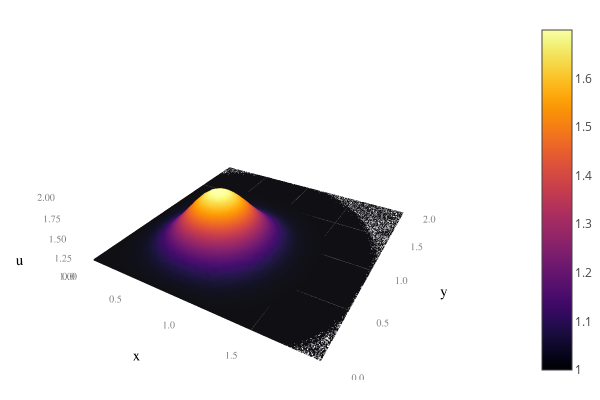

Notebook source saved alongside this figure:
### Code cell
x = range(0, stop=2, length=41)|> collect
y = range(0, stop=2, length=41)|> collect
theme(:ggplot2)
surface(x,y,two_diffusion(41,41,30,0.25,0.05),
    xlabel="x",ylabel="y",zlabel="u",xlims=(0,2),ylims=(0,2),zlims=(1,2))

### Figure 1 — Plotly figure (JSON) as saved in the notebook; plotly's stock layout.template omitted (floating-point values rounded to 4 significant figures; data arrays with more than 128 entries replaced by an {"elided": "..."} marker saying what was removed)
{"data": [{"colorbar": {"title": ""}, "colorscale": [[0, "rgba(0, 0, 4, 1.000)"], [0.03448, "rgba(4, 3, 20, 1.000)"], [0.06897, "rgba(13, 8, 41, 1.000)"], [0.1034, "rgba(24, 12, 60, 1.000)"], [0.1379, "rgba(38, 12, 81, 1.000)"], [0.1724, "rgba(54, 9, 97, 1.000)"], [0.2069, "rgba(69, 10, 105, 1.000)"], [0.2414, "rgba(84, 15, 109, 1.000)"], [0.2759, "rgba(97, 19, 110, 1.000)"], [0.3103, "rgba(111, 25, 110, 1.000)"], [0.3448, "rgba(125, 30, 109, 1.000)"], [0.3793, "rgba(140, 35, 105, 1.000)"], [0.4138, "rgba(154, 40, 101, 1.000)"], [0.4483, "rgba(166, 45, 96, 1.000)"], [0.4828, "rgba(180, 51, 89, 1.000)"], [0.5172, "rgba(193, 58, 80, 1.000)"], [0.5517, "rgba(206, 67, 71, 1.000)"], [0.5862, "rgba(216, 76, 62, 1.000)"], [0.6207, "rgba(226, 87, 52, 1.000)"], [0.6552, "rgba(235, 100, 41, 1.000)"], [0.6897, "rgba(241, 115, 29, 1.000)"], [0.7241, "rgba(247, 130, 18, 1.000)"], [0.7586, "rgba(250, 144, 8, 1.000)"], [0.7931, "rgba(252, 161, 8, 1.000)"], [0.8276, "rgba(252, 178, 22, 1.000)"], [0.8621, "rgba(250, 196, 42, 1.000)"], [0.8966, "rgba(246, 213, 67, 1.000)"], [0.931, "rgba(243, 229, 93, 1.000)"], [0.9655, "rgba(242, 244, 130, 1.000)"], [1, "rgba(252, 255, 164, 1.000)"]], "name": "y1", "opacity": null, "showlegend": false, "showscale": true, "type": "surface", "x": [0, 0.05, 0.1, 0.15, 0.2, 0.25, 0.3, 0.35, 0.4, 0.45, 0.5, 0.55, 0.6, 0.65, 0.7, 0.75, 0.8, 0.85, 0.9, 0.95, 1, 1.05, 1.1, 1.15, 1.2, 1.25, 1.3, 1.35, 1.4, 1.45, 1.5, 1.55, 1.6, 1.65, 1.7, 1.75, 1.8, 1.85, 1.9, 1.95, 2], "xaxis": "x1", "y": [0, 0.05, 0.1, 0.15, 0.2, 0.25, 0.3, 0.35, 0.4, 0.45, 0.5, 0.55, 0.6, 0.65, 0.7, 0.75, 0.8, 0.85, 0.9, 0.95, 1, 1.05, 1.1, 1.15, 1.2, 1.25, 1.3, 1.35, 1.4, 1.45, 1.5, 1.55, 1.6, 1.65, 1.7, 1.75, 1.8, 1.85, 1.9, 1.95, 2], "yaxis": "y1", "z": {"elided": "41x41 float values"}, "zmax": 1.7, "zmin": 1}], "layout": {"annotations": [], "height": 400, "legend": {"bgcolor": "rgba(211, 211, 211, 0.800)", "bordercolor": "rgba(255, 255, 255, 1.000)", "font": {"color": "rgba(0, 0, 0, 1.000)", "family": "sans-serif", "size": 11}, "tracegroupgap": 0, "x": 1, "y": 1}, "margin": {"b": 20, "l": 0, "r": 0, "t": 20}, "paper_bgcolor": "rgba(255, 255, 255, 1.000)", "plot_bgcolor": "rgba(211, 211, 211, 1.000)", "scene": {"camera": {"eye": {"x": 1.126, "y": -1.95, "z": 1.3}}, "xaxis": {"anchor": "y1", "domain": [0.07647, 0.9934], "gridcolor": "rgba(255, 255, 255, 1.000)", "gridwidth": 0.5, "linecolor": "rgba(0, 0, 0, 1.000)", "mirror": false, "range": [0, 2], "showgrid": true, "showline": false, "showticklabels": true, "tickangle": 0, "tickcolor": "rgba(0, 0, 0, 0.000)", "tickfont": {"color": "rgba(128, 128, 128, 1.000)", "family": "sans-serif", "size": 11}, "tickmode": "array", "ticks": "inside", "ticktext": ["0.0", "0.5", "1.0", "1.5", "2.0"], "tickvals": [0, 0.5, 1, 1.5, 2], "title": "x", "titlefont": {"color": "rgba(0, 0, 0, 1.000)", "family": "sans-serif", "size": 15}, "type": "-", "visible": true, "zeroline": false, "zerolinecolor": "rgba(0, 0, 0, 1.000)"}, "yaxis": {"anchor": "x1", "domain": [0.07581, 0.9902], "gridcolor": "rgba(255, 255, 255, 1.000)", "gridwidth": 0.5, "linecolor": "rgba(0, 0, 0, 1.000)", "mirror": false, "range": [0, 2], "showgrid": true, "showline": false, "showticklabels": true, "tickangle": 0, "tickcolor": "rgba(0, 0, 0, 0.000)", "tickfont": {"color": "rgba(128, 128, 128, 1.000)", "family": "sans-serif", "size": 11}, "tickmode": "array", "ticks": "inside", "ticktext": ["0.0", "0.5", "1.0", "1.5", "2.0"], "tickvals": [0, 0.5, 1, 1.5, 2], "title": "y", "titlefont": {"color": "rgba(0, 0, 0, 1.000)", "family": "sans-serif", "size": 15}, "type": "-", "visible": true, "zeroline": false, "zerolinecolor": "rgba(0, 0, 0, 1.000)"}, "zaxis": {"gridcolor": "rgba(255, 255, 255, 1.000)", "gridwidth": 0.5, "linecolor": "rgba(0, 0, 0, 1.000)", "mirror": false, "range": [1, 2], "showgrid": true, "showline": false, "showticklabels": true, "tickangle": 0, "tickcolor": "rgba(0, 0, 0, 0.000)", "tickfont": {"color": "rgba(128, 128, 128, 1.000)", "family": "sans-serif", "size": 11}, "tickmode": "array", "ticks": "inside", "ticktext": ["1.00", "1.25", "1.50", "1.75", "2.00"], "tickvals": [1, 1.25, 1.5, 1.75, 2], "title": "u", "titlefont": {"color": "rgba(0, 0, 0, 1.000)", "family": "sans-serif", "size": 15}, "type": "-", "visible": true, "zeroline": false, "zerolinecolor": "rgba(0, 0, 0, 1.000)"}}, "showlegend": true, "width": 600}}
